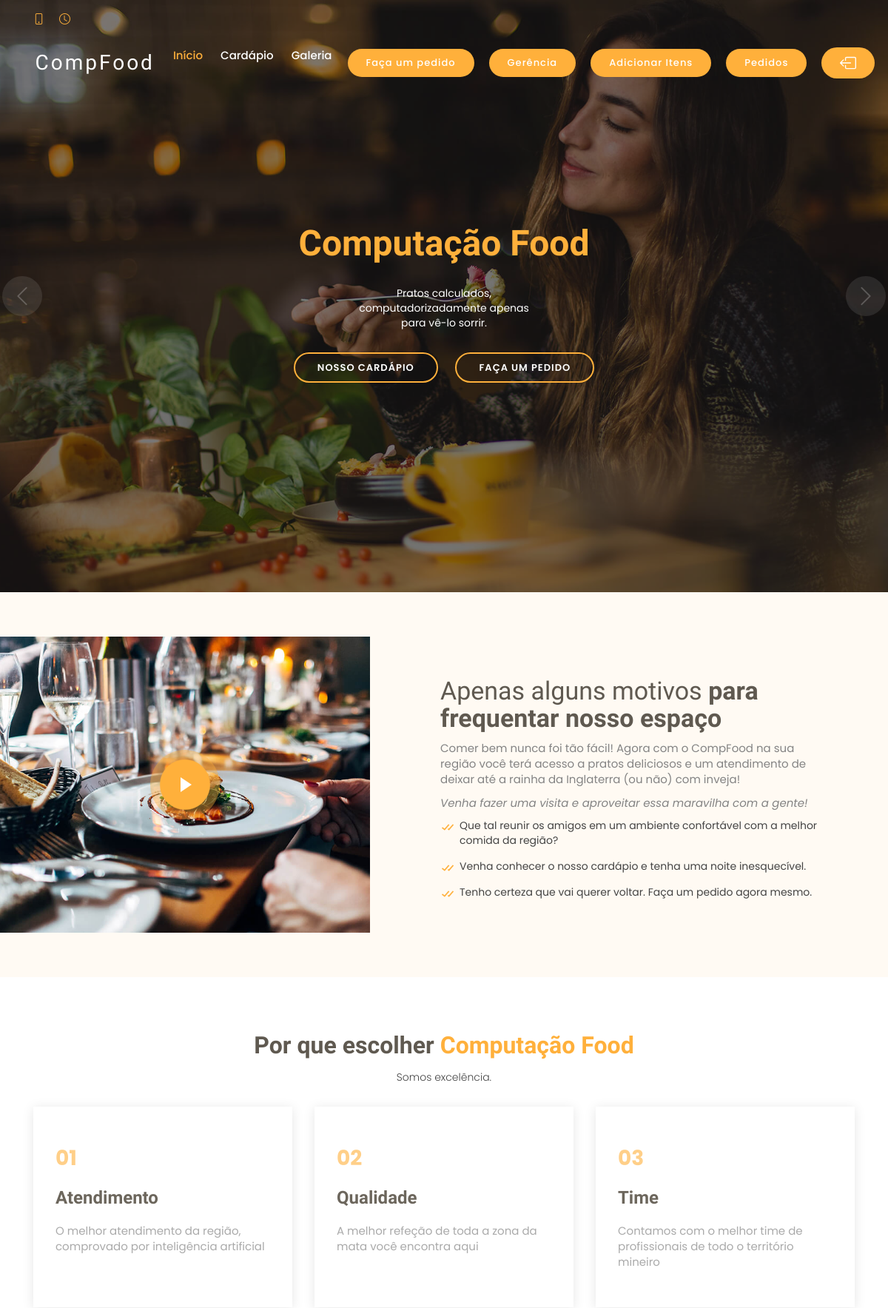
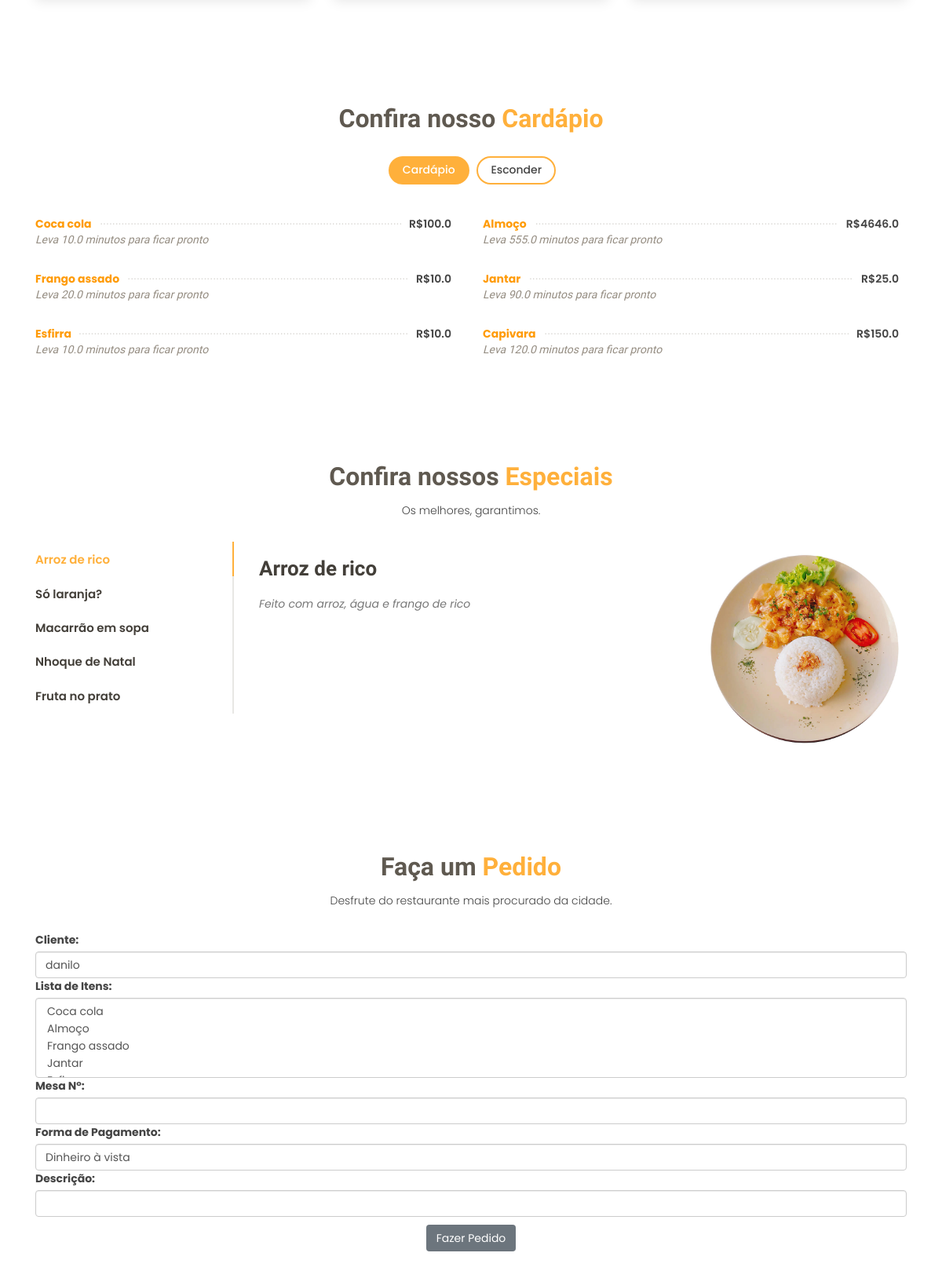
The app's page / (signed in, upper part) with its own data (2 pictures, top to bottom).
### core/models.py (models this page shows)
class Restaurante(models.Model):
    avaliacao_media = models.FloatField(verbose_name="Avaliação Média")
    proprietario = models.CharField(max_length=250, verbose_name="Nome do Proprietário")
    localizacao = models.CharField(max_length=400, verbose_name="Localização")
    nome = models.CharField(max_length=200, verbose_name="Nome do Restaurante")
    qtd_funcionarios = models.IntegerField(verbose_name="Quantidade de Funcionários")
    horario_funcionamento = models.CharField(max_length=100, verbose_name="Horário de Funcionamento")
    cardapio = models.ManyToManyField(Item, verbose_name="Cardápio")
    telefone = models.CharField(max_length=25, verbose_name="Telefone do Restaurante")
    def __str__(self):
        return f"{self.nome}"

class Item(models.Model):
    class Meta:
        permissions = [
            ("pode_cadastrar_item", "Pode cadastrar um novo item")
        ]
    nome = models.CharField(verbose_name= "Nome do Item", max_length=256)
    preco = models.FloatField(verbose_name="Valor")
    tempo_preparo_minutos = models.FloatField(verbose_name="Tempo de preparo(minutos)")
    def __str__(self):
        return f"{self.nome}"

### core/views.py (the view, shortened to what this page needs)
# urls.py: path("", views.index, name="index"),
@login_required(login_url="login")
def index(request):
    itens = Item.objects.all()
    rest = Restaurante.objects.first()
    if request.method =='GET':
        pedido_form = PedidoForm(initial = {"cliente":request.user}, user=request.user)
    return render(request=request, template_name='core/index.html', context={"pedido_form":pedido_form, "itens":itens, "rest":rest})

### core/forms.py
class PedidoForm(ModelForm):
    class Meta:
        model = Pedido
        fields = "__all__"
    def __init__(self, user, *args, **kwargs):
        super(PedidoForm, self).__init__(*args, **kwargs)
        for f in self.fields:
            self.fields[f].widget.attrs["class"] = "form-control"
        self.fields["cliente"].queryset = User.objects.filter(id = user.id)

### core/templates/core/index.html (shortened to what this page needs)
{%extends 'base.html'%}
{%block header%}
<section id="topbar" class="d-flex align-items-center fixed-top topbar-transparent">
  <div class="container-fluid container-xl d-flex align-items-center justify-content-center justify-content-lg-start">
    <i class="bi bi-phone d-flex align-items-center"></i>
    <i class="bi bi-clock ms-4 d-none d-lg-flex align-items-center"></i>
  </div>
</section>
<header id="header" class="fixed-top d-flex align-items-center header-transparent">
  <div class="container-fluid container-xl d-flex align-items-center justify-content-between">
    <div class="logo me-auto">
      <h1><a href="{%url 'index'%}">CompFood</a></h1>
    </div>
    <nav id="navbar" class="navbar order-last order-lg-0">
      <ul>
        <li><a class="nav-link scrollto active" href="#hero">Início</a></li>
        <li><a class="nav-link scrollto" href="#menu">Cardápio</a></li>
        <li><a class="nav-link scrollto" href="#gallery">Galeria</a></li>
      </ul>
    </nav>
    <a href="#book-a-table" class="book-a-table-btn scrollto">Faça um pedido</a>
    {%if user.is_superuser%}
    <a href="{%url 'gerencia' %}" class="book-a-table-btn ">Gerência</a>
    <a href="{%url 'cadastro_itens'%}" class="book-a-table-btn">Adicionar Itens</a>
    {%endif%}
    {%if perms.core.delete_pedido%}
    <a href="{%url 'pedidos' %}" class="book-a-table-btn">Pedidos</a>
    {%endif%}
    <a href="{%url 'logout'%}" class="book-a-table-btn"></a>
  </div>
</header>
{%endblock%}
{%block content%}
<section id="hero">
  <div class="hero-container">
    <div id="heroCarousel" data-bs-interval="5000" class="carousel slide carousel-fade" data-bs-ride="carousel">
      <div class="carousel-inner" role="listbox">
        <div class="carousel-item active" style="background-image: url(static/img/slide/slide-1.jpg);">
          <div class="carousel-container">
            <div class="carousel-content">
              <h2 class="animate__animated animate__fadeInDown"><span>{{rest}}</span></h2>
              <p class="animate__animated animate__fadeInUp">Pratos calculados, computadorizadamente apenas para vê-lo
                sorrir.</p>
              <div>
                <a href="#menu" class="btn-menu animate__animated animate__fadeInUp scrollto">Nosso Cardápio</a>
                <a href="#book-a-table" class="btn-book animate__animated animate__fadeInUp scrollto">Faça um pedido</a>
              </div>
            </div>
          </div>
        </div>
      </div>
      <a class="carousel-control-prev" href="#heroCarousel" role="button" data-bs-slide="prev">
        <span class="carousel-control-prev-icon bi bi-chevron-left" aria-hidden="true"></span>
      </a>
      <a class="carousel-control-next" href="#heroCarousel" role="button" data-bs-slide="next">
        <span class="carousel-control-next-icon bi bi-chevron-right" aria-hidden="true"></span>
      </a>
    </div>
  </div>
</section>
<main id="main">
  <section id="about" class="about">
    <div class="container-fluid">
      <div class="row">
        <div class="col-lg-5 align-items-stretch video-box" style='background-image: url("static/img/about.jpg");'>
          <a href="https://www.youtube.com/watch?v=jDDaplaOz7Q" class="venobox play-btn mb-4" data-vbtype="video"
            data-autoplay="true"></a>
        </div>
        <div class="col-lg-7 d-flex flex-column justify-content-center align-items-stretch">
          <div class="content">
            <h3>Apenas alguns motivos<strong> para frequentar nosso espaço</strong></h3>
            <p>
              Comer bem nunca foi tão fácil! Agora com o CompFood na sua região você terá acesso a pratos deliciosos e um atendimento de deixar até a rainha da Inglaterra (ou não) com inveja!
            </p>
            <p class="fst-italic">
              Venha fazer uma visita e aproveitar essa maravilha com a gente!
            </p>
            <ul>
              <li><i class="bx bx-check-double"></i> Que tal reunir os amigos em um ambiente confortável com a melhor comida da região?  </li>
              <li><i class="bx bx-check-double"></i>Venha conhecer o nosso cardápio e tenha uma noite inesquecível.</li>
              <li><i class="bx bx-check-double"></i> Tenho certeza que vai querer voltar. Faça um pedido agora mesmo.</li>
            </ul>
          </div>
        </div>
      </div>
    </div>
  </section>
  <section id="why-us" class="why-us">
    <div class="container">
      <div class="section-title">
        <h2>Por que escolher <span>Computação Food</span></h2>
        <p>Somos excelência.</p>
      </div>
      <div class="row">
        <div class="col-lg-4">
          <div class="box">
            <span>01</span>
            <h4>Atendimento</h4>
            <p>O melhor atendimento da região, comprovado por inteligência artificial</p>
          </div>
        </div>
        <div class="col-lg-4 mt-4 mt-lg-0">
          <div class="box">
            <span>02</span>
            <h4>Qualidade</h4>
            <p>A melhor refeção de toda a zona da mata você encontra aqui</p>
          </div>
        </div>
        <div class="col-lg-4 mt-4 mt-lg-0">
          <div class="box">
            <span>03</span>
            <h4> Time</h4>
            <p>Contamos com o melhor time de profissionais de todo o território mineiro</p>
          </div>
        </div>
      </div>
    </div>
  </section>
  <section id="menu" class="menu">
    <div class="container">
      <div class="section-title">
        <h2>Confira nosso <span>Cardápio</span></h2>
      </div>
      <div class="row">
        <div class="col-lg-12 d-flex justify-content-center">
          <ul id="menu-flters">
            <li data-filter="*" class="filter-active">Cardápio</li>
            <li data-filter=".filter-salads">Esconder</li>
          </ul>
        </div>
      </div>
      <div class="row menu-container">
        {%for iten in itens%}
        <div class="col-lg-6 menu-item filter-starters">
          <div class="menu-content">
            <a href="#">{{iten.nome}}</a><span>R${{iten.preco}}</span>
          </div>
          <div class="menu-ingredients">
            Leva {{iten.tempo_preparo_minutos}} minutos para ficar pronto
          </div>
        </div>
        {%endfor%}
      </div>
  </section>
  <section id="specials" class="specials">
    <div class="container">
      <div class="section-title">
        <h2>Confira nossos <span>Especiais</span></h2>
        <p>Os melhores, garantimos.</p>
      </div>
      <div class="row">
        <div class="col-lg-3">
          <ul class="nav nav-tabs flex-column">
            <li class="nav-item">
              <a class="nav-link active show" data-bs-toggle="tab" href="#tab-1">Arroz de rico</a>
            </li>
            <li class="nav-item">
              <a class="nav-link" data-bs-toggle="tab" href="#tab-2">Só laranja?</a>
            </li>
            <li class="nav-item">
              <a class="nav-link" data-bs-toggle="tab" href="#tab-3">Macarrão em sopa</a>
            </li>
            <li class="nav-item">
              <a class="nav-link" data-bs-toggle="tab" href="#tab-4">Nhoque de Natal</a>
            </li>
            <li class="nav-item">
              <a class="nav-link" data-bs-toggle="tab" href="#tab-5">Fruta no prato</a>
            </li>
          </ul>
        </div>
        <div class="col-lg-9 mt-4 mt-lg-0">
          <div class="tab-content">
            <div class="tab-pane active show" id="tab-1">
              <div class="row">
                <div class="col-lg-8 details order-2 order-lg-1">
                  <h3>Arroz de rico</h3>
                  <p class="fst-italic">Feito com arroz, água e frango de rico</p>
                </div>
                <div class="col-lg-4 text-center order-1 order-lg-2">
                  <img src="static/img/specials-1.jpg" alt="" class="img-fluid">
                </div>
              </div>
            </div>
          </div>
        </div>
      </div>
    </div>
  </section>
  <section id="book-a-table" class="book-a-table">
    <div class="container">
      <div class="section-title">
        <h2>Faça um <span>Pedido</span></h2>
        <p>Desfrute do restaurante mais procurado da cidade.</p>
      </div>
      <form action="{%url 'index' %}" method="post" role="form" validate>
        {{pedido_form}}
        <div class="text-center"><button class=" btn btn-secondary mt-3" type="submit">Fazer Pedido</button></div>
      </form>
    </div>
  </section>
</main>
{%endblock%}

### templates/base.html (shortened to what this page needs)
{%load static%}
<!DOCTYPE html>
<html lang="en">
<head>
  <link href="{%static 'vendor/animate.css/animate.min.css'%}" rel="stylesheet">
  <link href="{%static 'vendor/bootstrap/css/bootstrap.min.css'%}" rel="stylesheet">
  <link href="{%static 'vendor/bootstrap-icons/bootstrap-icons.css'%}" rel="stylesheet">
  <link href="{%static 'vendor/boxicons/css/boxicons.min.css'%}" rel="stylesheet">
  <link href="{%static 'vendor/glightbox/css/glightbox.min.css'%}" rel="stylesheet">
  <link href="{%static 'vendor/swiper/swiper-bundle.min.css'%}" rel="stylesheet">
  <link href="https://maxcdn.bootstrapcdn.com/bootstrap/3.3.6/css/bootstrap.min.css" rel="stylesheet"/>
  <link href="{%static 'css/style.css'%}" rel="stylesheet">
</head>
<body>
  {%block header%}
  {%endblock%}
  {%block content%}
  {%endblock%}
</body>
</html>

### records on screen
Restaurante: nome "Computação Food"
Item: nome "Coca cola", preco "100.0", tempo_preparo_minutos "10.0"
Item: nome "Almoço", preco "4646.0", tempo_preparo_minutos "555.0"
Item: nome "Frango assado", preco "10.0", tempo_preparo_minutos "20.0"
Item: nome "Jantar", preco "25.0", tempo_preparo_minutos "90.0"
Item: nome "Esfirra", preco "10.0", tempo_preparo_minutos "10.0"
Item: nome "Capivara", preco "150.0", tempo_preparo_minutos "120.0"
